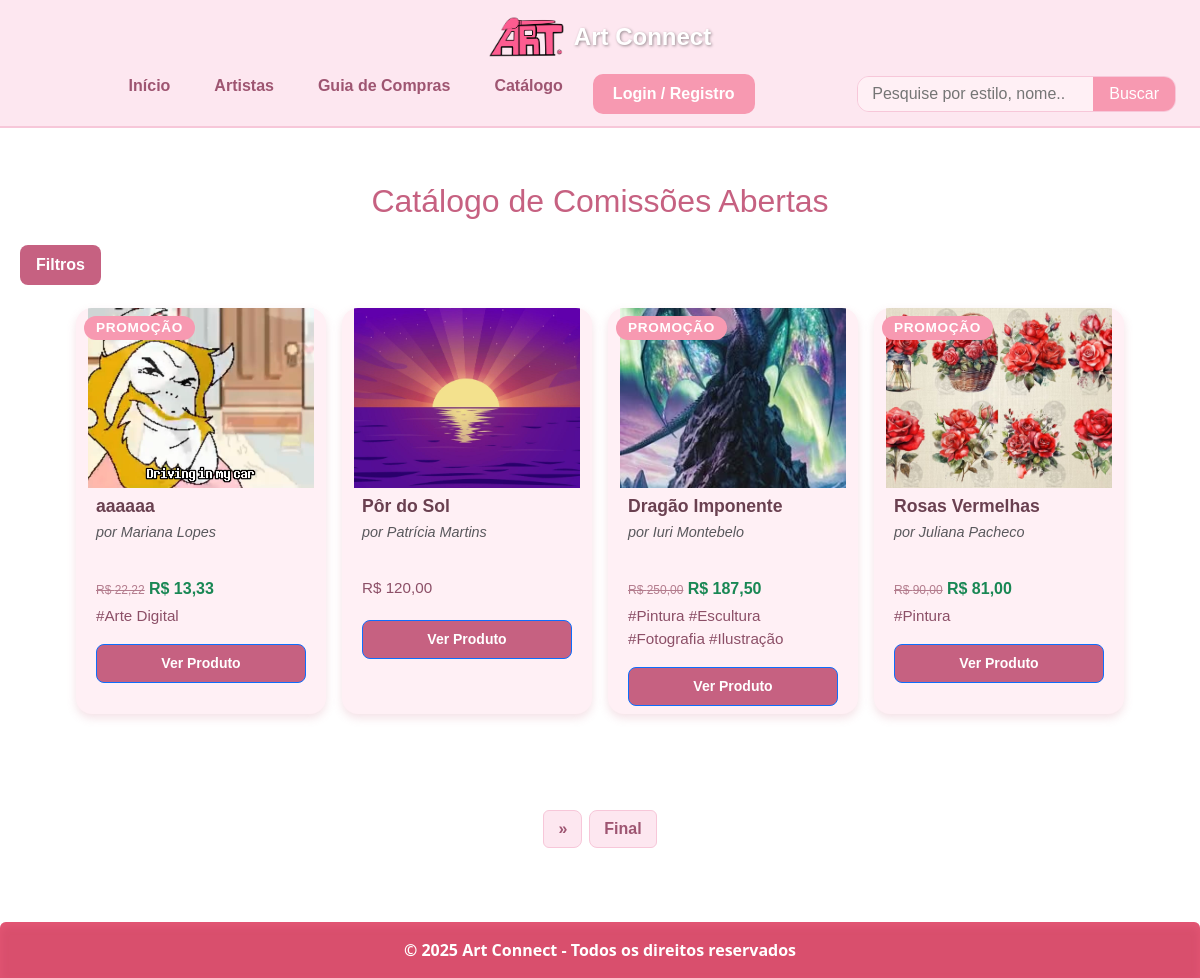
Page /usuarios/catalogo/catalogo.php on the earlier database version.
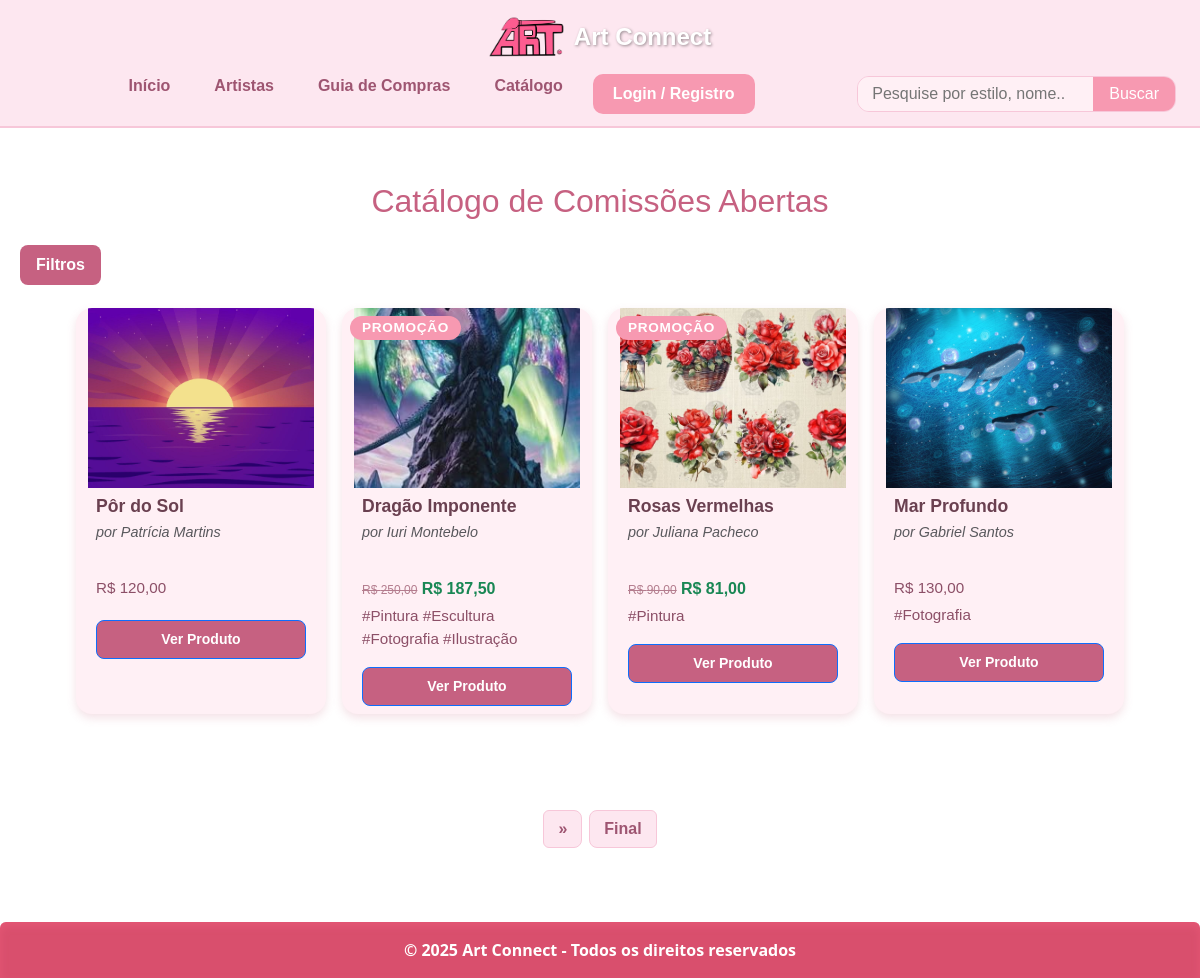
Same page on the later database version.
### tables this page shows
CREATE TABLE IF NOT EXISTS `artes` (
  `id` int(11) NOT NULL AUTO_INCREMENT,
  `titulo` varchar(255) NOT NULL,
  `descricao` text DEFAULT NULL,
  `imagem` varchar(255) DEFAULT NULL,
  `preco` decimal(10,2) DEFAULT NULL,
  `desconto` int(11) DEFAULT 0,
  `preco_final` decimal(10,2) DEFAULT NULL,
  `artista_id` int(11) NOT NULL,
  `data_publicacao` datetime DEFAULT current_timestamp(),
  `preco_promocao` decimal(10,2) DEFAULT 0.00,
  `promocao` bit(1) NOT NULL,
  `status` bit(1) NOT NULL,
  PRIMARY KEY (`id`),
  KEY `fk_artista` (`artista_id`)
);

CREATE TABLE IF NOT EXISTS `usuarios` (
  `id` int(11) NOT NULL AUTO_INCREMENT,
  `nome` varchar(100) NOT NULL,
  `nome_social` varchar(100) DEFAULT NULL,
  `email` varchar(100) NOT NULL,
  `senha` varchar(255) NOT NULL,
  `tipo` bit(1) NOT NULL,
  `cpf` varchar(14) NOT NULL,
  `rg` varchar(20) DEFAULT NULL,
  `data_nascimento` date DEFAULT NULL,
  `foto` varchar(255) DEFAULT NULL,
  `status` bit(1) NOT NULL,
  `data_cadastro` datetime NOT NULL,
  `apelido` varchar(50) DEFAULT NULL,
  `sexo` char(1) DEFAULT NULL,
  `descricao` text DEFAULT NULL,
  `cidade` varchar(40) NOT NULL,
  `estado` char(2) NOT NULL,
  `rede_artista` int(11) DEFAULT NULL,
  PRIMARY KEY (`id`),
  UNIQUE KEY `unique_email` (`email`),
  UNIQUE KEY `unique_cpf` (`cpf`),
  KEY `fk_usuario_contato` (`rede_artista`)
);

### usuarios/catalogo/catalogo.php (the view, shortened to what this page needs)
<?php
require_once '../../conexao.php';
$sqlTagJoin = "";
$filtro_sql = "";
$sql_cont = "SELECT id FROM artes $sqlTagJoin $filtro_sql";
$query_cont = mysqli_query($conexao, $sql_cont);
$quantidade = mysqli_num_rows($query_cont);
$paginaAtual = isset($_GET['pagina']) && !empty($_GET['pagina']) ? intval($_GET['pagina']) : 1;
$paginaQtdd = 4;
$valorInicial = ($paginaAtual * $paginaQtdd) - $paginaQtdd;
$paginaFinal = ceil($quantidade / $paginaQtdd);
$paginaProxima = $paginaAtual + 1;
$sql = "SELECT artes.*, usuarios.nome AS nome_artista
        FROM artes
        LEFT JOIN usuarios ON artes.artista_id = usuarios.id
        $sqlTagJoin
        $filtro_sql
        ORDER BY artes.id DESC
        LIMIT $valorInicial, $paginaQtdd";
$res = mysqli_query($conexao, $sql);
?>
<!DOCTYPE html>
<html lang="pt">
<head>
  <link href="https://cdn.jsdelivr.net/npm/bootstrap@5.3.2/dist/css/bootstrap.min.css" rel="stylesheet" />
  <link rel="stylesheet" href="https://cdnjs.cloudflare.com/ajax/libs/slick-carousel/1.8.1/slick.min.css" />
  <link rel="stylesheet" href="https://cdnjs.cloudflare.com/ajax/libs/slick-carousel/1.8.1/slick-theme.min.css" />
  <link rel="stylesheet" href="../../css/catalogo.css" />
</head>
<body>
  <?php include("../topo.php"); ?>
   <section class="catalogo container py-4">
    <h2>Catálogo de Comissões Abertas</h2>
 <button class="filtros-toggle" onclick="document.querySelector('.filtros-catalogo').classList.toggle('active')">
  Filtros
</button>
    <div class="row justify-content-center">
      <?php while ($linha = mysqli_fetch_assoc($res)) {
        $tags = [];
        $tag_res = mysqli_query($conexao, "SELECT t.nome FROM arte_tag at INNER JOIN tags t ON at.tag_id = t.id WHERE at.arte_id = {$linha['id']}");
        while ($t = mysqli_fetch_assoc($tag_res)) {
          $tags[] = "#" . $t['nome'];
        }
        $caminhoImagem = "../../images/produtos/" . $linha['imagem'];
        $imagem = (!empty($linha['imagem']) && file_exists($caminhoImagem)) ? $caminhoImagem : "../../images/assets/img/placeholder-produto.jpg";
        $preco = number_format($linha['preco'], 2, ',', '.');
        $temDesconto = $linha['desconto'] > 0;
        $precoFinal = $temDesconto ? $linha['preco'] * (1 - $linha['desconto'] / 100) : $linha['preco'];
        $precoFinalFormatado = number_format($precoFinal, 2, ',', '.');
        ?>
        <div class="catalogo-card m-2 position-relative"
          style="width: 250px; display: inline-block; vertical-align: top;">
          <?php if ($temDesconto) {
            echo "<div class='badge badge-pill badge-success position-absolute top-0 start-0 m-2' style='z-index: 1;'>Promoção</div>";
          } ?>
          <img src="<?= $imagem ?>" alt="Arte de <?= htmlspecialchars($linha['nome_artista']) ?>"
            style="width: 100%; height: 180px; object-fit: cover;">
          <div class="conteudo p-2">
            <h5 class="mb-1"><?= htmlspecialchars($linha['titulo']) ?></h5>
            <small class="text-muted">por <?= htmlspecialchars($linha['nome_artista']) ?></small><br>
            <p class="mb-1">
              <?php
              if ($temDesconto) {
                echo "<del style='font-size: 12px;'>R$ $preco</del> <strong class='text-success' style='font-size: 16px;'>R$ $precoFinalFormatado</strong>";
              } else {
                echo "R$ $preco";
              }
              ?>
            </p>
            <p class="mb-1"><?= implode(' ', $tags) ?></p>
            <a href="produto.php?id=<?= $linha['id'] ?>" class="btn btn-outline-primary btn-sm">Ver Produto</a>
          </div>
        </div>
      <?php } ?>
    </div>
    <div class="col-12 mt-5">
      <nav aria-label="paginacao">
        <ul class="pagination justify-content-center">
          <?php if ($paginaAtual != $paginaFinal) { ?>
            <li class="page-item"><a class="page-link" href="?pagina=<?= $paginaProxima ?>" aria-label="Next"><span
                  aria-hidden="true">&raquo;</span></a></li>
            <li class="page-item"><a class="page-link" href="?pagina=<?= $paginaFinal ?>">Final</a></li>
          <?php } ?>
        </ul>
      </nav>
    </div>
  </section>
  <footer class="bg-rose text-white py-3 text-center rounded-top">
    <p class="mb-0">&copy; 2025 Art Connect - Todos os direitos reservados</p>
  </footer>
</body>
</html>

Differences in the rows shown:
removed artes: shows "PROMOÇÃO", imagem (picture), titulo "aaaaaa", artista.nome "Mariana Lopes", preco "22,22", precoFinalFormatado "13,33", tags "#Arte Digital"
now on this page (row unchanged): artes: imagem (picture), titulo "Mar Profundo", artista.nome "Gabriel Santos", preco "130,00", tags "#Fotografia"
